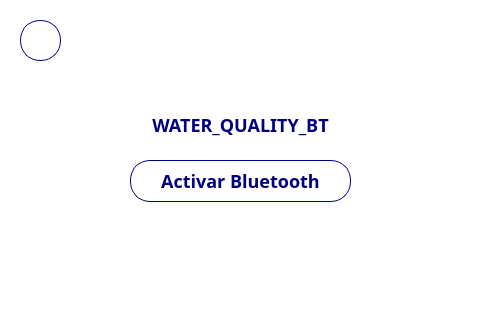
<?xml version="1.0" encoding="UTF-8"?>
<ui version="4.0">
 <class>MainWindow</class>
 <widget class="QMainWindow" name="MainWindow">
  <property name="geometry">
   <rect>
    <x>0</x>
    <y>0</y>
    <width>480</width>
    <height>320</height>
   </rect>
  </property>
  <property name="windowTitle">
   <string>MainWindow</string>
  </property>
  <property name="styleSheet">
   <string notr="true">background-color: white;
font-family: Poppins;
font-size:18px;
font-weight: 500;
display: grid;
place-content: center;</string>
  </property>
  <widget class="QWidget" name="centralwidget">
   <property name="styleSheet">
    <string notr="true">QPushButton {
	height: 40px;
	border-radius: 20px;
	border: 1px solid #00007f;
	background-color: white;
	color: #00007f;
}

QLabel {
	color: #00007f;
}
</string>
   </property>
   <widget class="QPushButton" name="deactBtn">
    <property name="geometry">
     <rect>
      <x>130</x>
      <y>160</y>
      <width>221</width>
      <height>42</height>
     </rect>
    </property>
    <property name="text">
     <string>Activar Bluetooth</string>
    </property>
   </widget>
   <widget class="QLabel" name="label">
    <property name="geometry">
     <rect>
      <x>145</x>
      <y>110</y>
      <width>191</width>
      <height>31</height>
     </rect>
    </property>
    <property name="styleSheet">
     <string notr="true">text-align: center;</string>
    </property>
    <property name="text">
     <string>&lt;html&gt;&lt;head/&gt;&lt;body&gt;&lt;p align=&quot;center&quot;&gt;WATER_QUALITY_BT&lt;/p&gt;&lt;/body&gt;&lt;/html&gt;</string>
    </property>
   </widget>
   <widget class="QPushButton" name="backBtn">
    <property name="geometry">
     <rect>
      <x>20</x>
      <y>20</y>
      <width>41</width>
      <height>41</height>
     </rect>
    </property>
    <property name="styleSheet">
     <string notr="true"/>
    </property>
    <property name="text">
     <string/>
    </property>
   </widget>
  </widget>
 </widget>
 <resources/>
 <connections/>
</ui>
